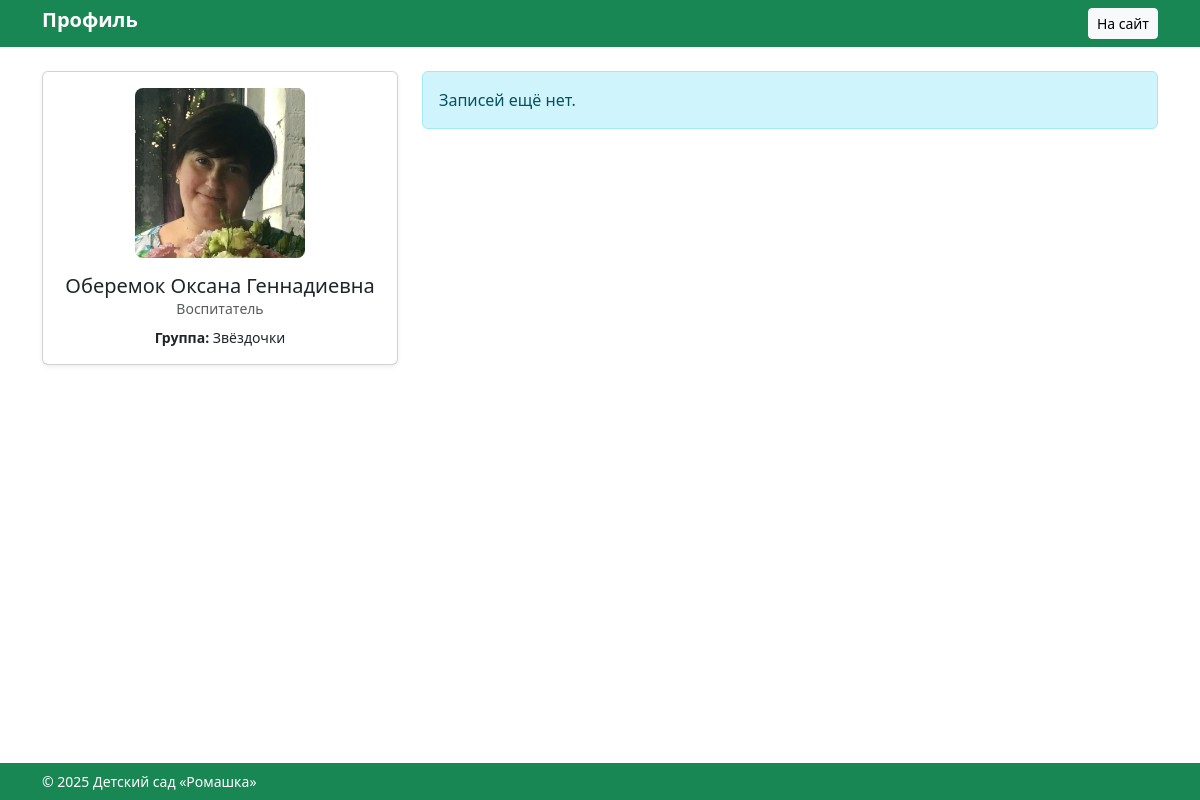
Page /profile.php?staff_id=1 (signed in) on the committed database.
### tables this page shows
CREATE TABLE `staff` (
  `id` int(11) NOT NULL,
  `full_name` varchar(120) NOT NULL,
  `position` varchar(80) NOT NULL,
  `hire_date` date NOT NULL,
  `fire_date` date DEFAULT NULL,
  `photo_url` varchar(255) DEFAULT NULL
);

### profile.php (the view, shortened to what this page needs)
<?php
require_once __DIR__.'/config.php';
$staffId  = (int)($_GET['staff_id']  ?? 0);
if($staffId){
    $s = $pdo->prepare("
        SELECT s.full_name, s.position, s.photo_url,
               IFNULL(GROUP_CONCAT(g.name SEPARATOR ', '),'') groups
          FROM staff s
     LEFT JOIN group_staff gs ON gs.staff_id=s.id
     LEFT JOIN groups g ON g.id=gs.group_id
         WHERE s.id=? GROUP BY s.id");
    $s->execute([$staffId]);
    $staff=$s->fetch();
    $posts=[];
    if($staff){
        $p=$pdo->prepare("SELECT id,title,cover_image,created_at
                            FROM articles WHERE staff_id=? ORDER BY created_at DESC");
        $p->execute([$staffId]); $posts=$p->fetchAll();
    }
}
?>
<!doctype html>
<html lang="ru">
<head>
<link href="https://cdn.jsdelivr.net/npm/bootstrap@5.3.3/dist/css/bootstrap.min.css" rel="stylesheet">
</head>
<body class="d-flex flex-column min-vh-100">
<header class="bg-success text-white py-2">
 <div class="container d-flex justify-content-between">
    <h1 class="h5 m-0 fw-bold">Профиль</h1>
    <a href="index.php" class="btn btn-light btn-sm">На сайт</a>
 </div>
</header>
<main class="container my-4 flex-grow-1">
<?php if(!empty($staff)):  ?>
  <div class="row g-4 flex-lg-nowrap">
     <div class="col-lg-4">
       <div class="card shadow-sm">
         <div class="card-body text-center">
            <img src="/<?=htmlspecialchars($staff['photo_url']?:'uploads/photos/placeholder.jpg')?>"
                 class="avatar mb-3" alt="">
            <h5 class="mb-0"><?=htmlspecialchars($staff['full_name'])?></h5>
            <p class="text-muted small mb-2"><?=htmlspecialchars($staff['position'])?></p>
            <?php if($staff['groups']): ?>
               <p class="small mb-0"><strong>Группа:</strong> <?=htmlspecialchars($staff['groups'])?></p>
            <?php endif;?>
         </div>
       </div>
     </div>
     <div class="col-lg">
       <?php if($posts): ?>
         <h5 class="mb-3">Записи</h5>
         <div class="row g-4">
         <?php foreach($posts as $pr): ?>
           <div class="col-md-6 col-lg-4">
             <a href="article.php?id=<?=$pr['id']?>" class="post-card d-block p-3 text-dark">
               <?php if($pr['cover_image']): ?>
                  <img src="/<?=htmlspecialchars($pr['cover_image'])?>" class="post-img mb-2" alt="">
               <?php endif;?>
               <h6 class="mb-1"><?=htmlspecialchars($pr['title'])?></h6>
               <span class="small text-muted"><?=date('d.m.Y',strtotime($pr['created_at']))?></span>
             </a>
           </div>
         <?php endforeach;?>
         </div>
       <?php else: ?>
         <div class="alert alert-info">Записей ещё нет.</div>
       <?php endif;?>
     </div>
  </div>
<?php endif; ?>
</main>
<footer class="bg-success text-white py-2 mt-auto">
 <div class="container small">© <?=date('Y')?> Детский сад «Ромашка»</div>
</footer>
</body>
</html>

### profile.php (style rules this page uses)
.avatar { width:170px;height:170px;object-fit:cover;border-radius:.5rem; }

### rows in the picture
staff: photo_url (picture), full_name "Оберемок Оксана Геннадиевна", position "Воспитатель"

### other values in the picture
$staff['groups'] "Звёздочки"
